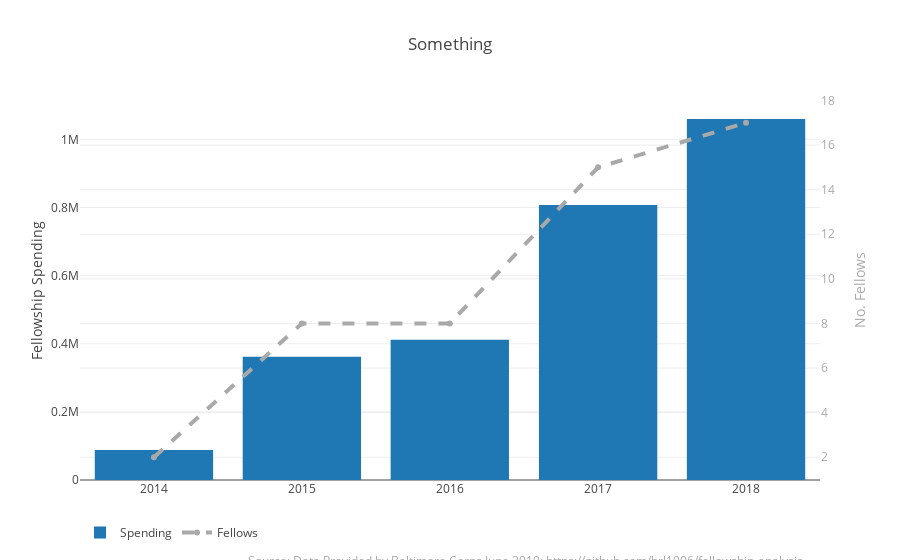

This figure's notebook cell:
### Markdown cell above
###  <font color=blue>Total Spending & Volume of City Government Fellows </font>

### Code cell
## TODO: style the chart use fmdview as guide
trace1 = go.Bar(
    x = dframe.groupby(dframe.index)['fellow_cost'].sum().index,
    y = dframe.groupby(dframe.index)['fellow_cost'].sum().values,
    name = 'Spending'
)
trace2 = go.Scatter(
    x = dframe.groupby(dframe.index)['agency'].count().index,
    y = dframe.groupby(dframe.index)['agency'].count().values,
    name = 'Fellows',
    line = {'color':'darkgrey',
           'width':4,
           'dash':'dash'},
    yaxis = 'y2'
)

layout = {
    'legend':{'orientation':'h'},
    'title':'Something',
    'yaxis': {'title':'Fellowship Spending'},
    'yaxis2':{'title':'No. Fellows',
             'titlefont':{'color':'darkgrey'},
             'tickfont':{'color':'darkgrey'},
             'overlaying':'y',
             'side':'right'},
    'xaxis': {'tickmode':'auto',
             'nticks': dframe.index.nunique()},
    'annotations':[
            {
                'font':{'size':12,
                       'color':'darkgrey'},
                'showarrow':False,
                'text': 'Source: Data Provided by Baltimore Corps June 2019: https://github.com/brl1906/fellowship-analysis',
                'xref':'paper',
                'yref':'paper',
                'x':.98,
                'y':-.24}
        ]
}

fig = {'data':[trace1,trace2], 'layout':layout}
pyo.iplot(fig)

### Figure 1 — Plotly figure (JSON) as saved in the notebook; plotly's stock layout.template omitted (floating-point values rounded to 4 significant figures)
{"data": [{"name": "Spending", "type": "bar", "uid": "4d282577-471e-415c-88d8-0bf0d507e8aa", "x": ["2014-01-01", "2015-01-01", "2016-01-01", "2017-01-01", "2018-01-01"], "y": [88080, 362080, 411978, 807100.0, 1060000.0]}, {"line": {"color": "darkgrey", "dash": "dash", "width": 4}, "name": "Fellows", "type": "scatter", "uid": "f2002392-e2f7-460b-9a4b-8724f37c39e0", "x": ["2014-01-01", "2015-01-01", "2016-01-01", "2017-01-01", "2018-01-01"], "y": [2, 8, 8, 15, 17], "yaxis": "y2"}], "layout": {"annotations": [{"font": {"color": "darkgrey", "size": 12}, "showarrow": false, "text": "Source: Data Provided by Baltimore Corps June 2019: https://github.com/brl1906/fellowship-analysis", "x": 0.98, "xref": "paper", "y": -0.24, "yref": "paper"}], "autosize": true, "legend": {"orientation": "h"}, "title": {"text": "Something"}, "xaxis": {"autorange": true, "nticks": 5, "range": ["2013-07-02 12:00", "2018-07-02 12:00"], "tickmode": "auto", "type": "date"}, "yaxis": {"autorange": true, "range": [0, 1116000.0], "title": {"text": "Fellowship Spending"}, "type": "linear"}, "yaxis2": {"autorange": true, "overlaying": "y", "range": [0.7621, 18.24], "side": "right", "tickfont": {"color": "darkgrey"}, "title": {"font": {"color": "darkgrey"}, "text": "No. Fellows"}, "type": "linear"}}}
